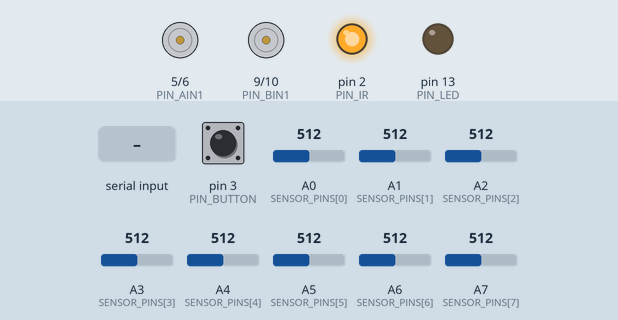
Simulated run of this sketch. Board: Arduino Nano, built with avr-gcc and run on an emulated ATmega328P. Parts: motor-driver pin pairs drawn as motors (green arrow = first pin HIGH = forward, orange = second pin HIGH = backward, longer = more drive), output pins drawn as LEDs (lit = HIGH). Dashed ring = blinking. The inputs (shaded band) are chosen by the test bench; at power-on: pin 3 (PIN_BUTTON) LOW, A1 (SENSOR_PINS[1]) = 512, A3 (SENSOR_PINS[3]) = 512, A0 (SENSOR_PINS[0]) = 512, A2 (SENSOR_PINS[2]) = 512, A4 (SENSOR_PINS[4]) = 512, A5 (SENSOR_PINS[5]) = 512, A6 (SENSOR_PINS[6]) = 512, A7 (SENSOR_PINS[7]) = 512. Pins used as bus, display or sensor lines are not drawn.

Above: at 1.3 s.
1.4 s: "c\n" received over the second serial link
At 1.55 s:
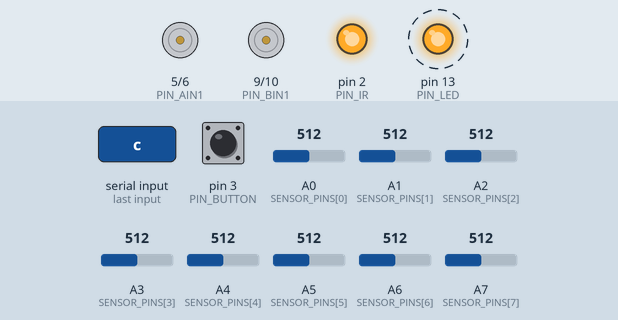
4.4 s: pin 3 (PIN_BUTTON) pulled HIGH for 3.2 s
At 7.4 s:
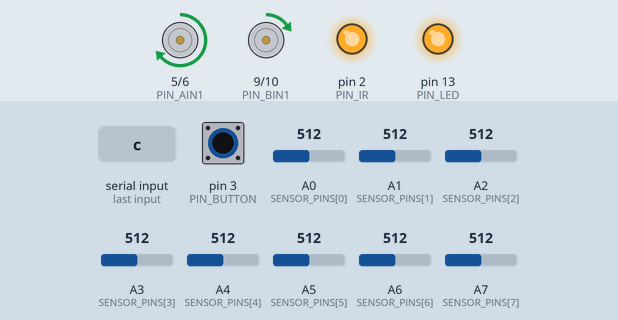
9.1 s: A1 (SENSOR_PINS[1]) set to 530
10.6 s: A1 (SENSOR_PINS[1]) set to 554
At 11.5 s:
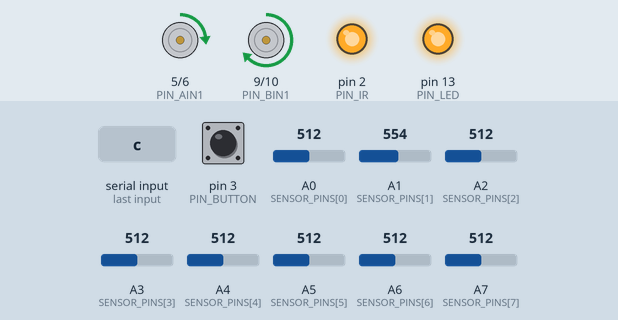
12.1 s: A3 (SENSOR_PINS[3]) set to 716
At 12.5 s:
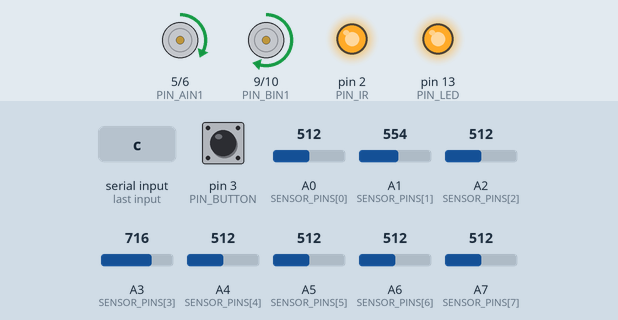
Timing chart, 0 to 14.6 s (numbered marks = the images above; inputs shaded):
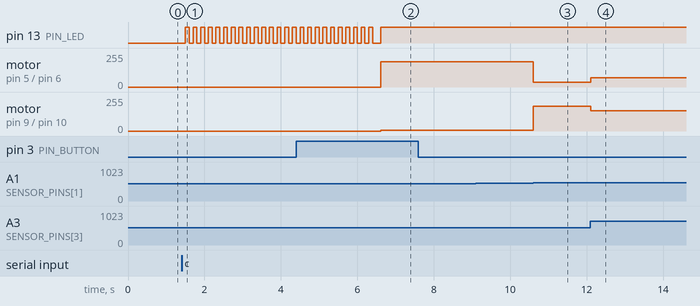

The sketch:

line_follower_pid.ino
```cpp
// =====================================================================
//  PID line follower - DFRduino Nano + DRV8833 + HY-S301 + HC-08
//  - Hardware interrupt on D3 stops the robot instantly
//  - Crossovers (most sensors black) are driven straight through
//  - Read sensors, tune Kp/Ki/Kd/base speed and start/stop over Bluetooth
// =====================================================================
#include <SoftwareSerial.h>

// ---------------- Pins ----------------
const int SENSOR_PINS[8] = {A0, A1, A2, A3, A4, A5, A6, A7}; // A0 = leftmost
const int PIN_IR     = 2;    // HY-S301 IR: HIGH = IR emitters on
const int PIN_BUTTON = 3;    // button to VCC, external 10k pull-down, INT1 (pressed = HIGH)
const int PIN_AIN1 = 5, PIN_AIN2 = 6;    // left motor
const int PIN_SLEEP = 8;                 // DRV8833 nSLEEP
const int PIN_BIN1 = 9, PIN_BIN2 = 10;   // right motor
const int PIN_LED  = 13;                 // built-in LED = status

SoftwareSerial bt(12, 11);   // RX D12 <- HC-08 TXD, TX D11 -> HC-08 RXD (via divider)

// ---------------- Settings ----------------
const bool BLACK_IS_HIGH         = true;   // false if black gives LOW raw values
const bool SENSOR_ORDER_REVERSED = false;  // true if A0 is the RIGHTmost sensor
const bool LEFT_MOTOR_REVERSED   = false;
const bool RIGHT_MOTOR_REVERSED  = false;

const int   MAX_PWM       = 190;   // 190/255 * 8.4 V = ~6.3 V -> protects 6 V motors
const int   LOOP_MS       = 5;     // control loop period (200 Hz)
const float DT            = LOOP_MS / 1000.0;
const int   BLACK_LEVEL   = 500;   // normalized 0..1000, above = "sees black"
const int   CROSS_COUNT   = 6;     // this many sensors black = crossover
const int   CROSS_HOLD_MS = 60;    // keep driving straight this long after crossover
const float I_MAX         = 60;    // anti-windup: max PWM the I-term may add

int   baseSpeed = 110;
float Kp = 0.03;    // start value: full error (3500) -> ~105 PWM correction
float Ki = 0.0;     // add after Kp is tuned (only if there is a constant offset)
float Kd = 0.0;     // damping: start around 0.1-0.5, uses change in error per loop

// ---------------- State ----------------
volatile bool running = false;
volatile bool stopArmed = false;   // true once the button is stably released while running
volatile unsigned long stopTime = 0;

int  minV[8], maxV[8];     // calibration (defaults to full range until 'c' is sent)
int  blackCount = 0;
long lastPosition = 3500;
float iTerm = 0;
long  lastError = 0;
bool  resetD = true;       // true = skip D once (after start or crossover, avoids a kick)
unsigned long lastCrossSeen = 0;
bool wasRunning = false;

// ---------------- Motors ----------------
void setMotor(int in1, int in2, int speed, bool reversed) {
  speed = constrain(speed, -MAX_PWM, MAX_PWM);
  if (reversed) speed = -speed;
  if (speed >= 0) { analogWrite(in1, speed); digitalWrite(in2, LOW); }
  else            { digitalWrite(in1, LOW);  analogWrite(in2, -speed); }
}

void setMotors(int left, int right) {
  setMotor(PIN_AIN1, PIN_AIN2, left,  LEFT_MOTOR_REVERSED);
  setMotor(PIN_BIN1, PIN_BIN2, right, RIGHT_MOTOR_REVERSED);
}

void stopMotors() {
  digitalWrite(PIN_AIN1, LOW); digitalWrite(PIN_AIN2, LOW);
  digitalWrite(PIN_BIN1, LOW); digitalWrite(PIN_BIN2, LOW);
}

// ---------------- Stop interrupt ----------------
// Only STOPS (a bounce or glitch can never start the robot).
// Starting is done in loop() with a debounced press, or with 's'.
// stopArmed blocks the bounce edges when releasing the button that just
// started the robot (they are RISING edges too and would stop it again).
void onButtonISR() {
  if (running && stopArmed) {
    running = false;
    stopArmed = false;
    stopMotors();
    stopTime = millis();
  }
}

bool buttonPressedDebounced() {
  static bool lastRaw = false, stable = false;
  static unsigned long changedAt = 0;
  bool raw = (digitalRead(PIN_BUTTON) == HIGH);   // pull-down: pressed = HIGH
  if (raw != lastRaw) { lastRaw = raw; changedAt = millis(); }
  if (millis() - changedAt > 30) stable = raw;
  return stable;
}

// ---------------- Sensors ----------------
// Reads all 8 sensors. Result: high = BLACK (0..1023).
void readSensors(int out[8]) {
  for (int i = 0; i < 8; i++) {
    int raw = analogRead(SENSOR_PINS[i]);
    out[i] = BLACK_IS_HIGH ? raw : 1023 - raw;
  }
}

void resetCalibration() {
  for (int i = 0; i < 8; i++) { minV[i] = 0; maxV[i] = 1023; }
}

void calibrate() {
  for (int i = 0; i < 8; i++) { minV[i] = 1023; maxV[i] = 0; }
  bt.println(F("Calibrating 5 s: slide the sensor over line and background"));
  unsigned long start = millis();
  int s[8];
  while (millis() - start < 5000) {
    readSensors(s);
    for (int i = 0; i < 8; i++) {
      if (s[i] < minV[i]) minV[i] = s[i];
      if (s[i] > maxV[i]) maxV[i] = s[i];
    }
    digitalWrite(PIN_LED, (millis() / 100) % 2);   // fast blink
  }
  digitalWrite(PIN_LED, LOW);
  bt.print(F("Calibration done. min/max per sensor: "));
  for (int i = 0; i < 8; i++) {
    bt.print(minV[i]); bt.print('/'); bt.print(maxV[i]); bt.print(' ');
  }
  bt.println();
}

// Returns 0 (line under leftmost sensor) .. 7000 (rightmost), 3500 = centre
long readPosition() {
  long weighted = 0, sum = 0;
  blackCount = 0;
  int s[8];
  readSensors(s);

  for (int i = 0; i < 8; i++) {
    int idx = SENSOR_ORDER_REVERSED ? 7 - i : i;
    int range = maxV[i] - minV[i];
    if (range < 50) range = 50;                       // avoid divide-by-tiny
    long v = (long)(s[i] - minV[i]) * 1000L / range;
    v = constrain(v, 0, 1000);

    if (v > BLACK_LEVEL) blackCount++;
    if (v > 100) {                                    // ignore background noise
      weighted += v * (idx * 1000L);
      sum += v;
    }
  }

  if (blackCount == 0) {
    // Line lost: steer hard toward the side we last saw it
    return (lastPosition < 3500) ? 0 : 7000;
  }
  lastPosition = weighted / sum;
  return lastPosition;
}

// ---------------- Bluetooth commands ----------------
// Commands (end with newline):
//   r       print the 8 sensor values (0 = white .. 1023 = black)
//   c       calibrate (5 s, slide sensor over line and background)
//   p0.04   set Kp
//   i0.05   set Ki
//   d0.3    set Kd
//   b120    set base speed (0..MAX_PWM)
//   s       start / stop
//   ?       show settings and command list
void printSettings() {
  bt.print(running ? F("RUNNING ") : F("STOPPED "));
  bt.print(F("Kp=")); bt.print(Kp, 4);
  bt.print(F(" Ki=")); bt.print(Ki, 4);
  bt.print(F(" Kd=")); bt.print(Kd, 4);
  bt.print(F(" base=")); bt.println(baseSpeed);
}

void printHelp() {
  bt.println(F("Commands: r c p<Kp> i<Ki> d<Kd> b<base> s ?"));
}

void runCommand(char *cmd) {
  float val = atof(cmd + 1);
  char letter = tolower(cmd[0]);   // accept R as well as r (phone auto-capitalize)
  switch (letter) {
    case 'p': Kp = val; break;
    case 'i': Ki = val; iTerm = 0; break;
    case 'd': Kd = val; resetD = true; break;
    case 'b': baseSpeed = constrain((int)val, 0, MAX_PWM); break;
    case 's':
      noInterrupts();
      if (running) { running = false; stopArmed = false; stopMotors(); stopTime = millis(); }
      else running = true;   // stopArmed is set by loop() once the button reads released
      interrupts();
      break;
    case 'r': {
      int v[8]; readSensors(v);
      for (int k = 0; k < 8; k++) { bt.print(v[k]); bt.print(' '); }
      bt.println();
      return;
    }
    case 'c':
      if (running) { bt.println(F("Stop the robot first (s)")); return; }
      calibrate();
      return;
    case '?': printSettings(); printHelp(); return;
    default:
      bt.print(F("Unknown command: '")); bt.print(cmd);
      bt.print(F("' (first byte code ")); bt.print((int)(byte)cmd[0]); bt.println(')');
      printHelp();
      return;
  }
  printSettings();
}

// A command ends at a newline, OR when nothing new arrives for 50 ms
// (so apps that don't send a newline, like BLE Scanner, also work).
void handleBluetooth() {
  static char buf[16];
  static byte len = 0;
  static unsigned long lastCharAt = 0;
  while (bt.available()) {
    char c = bt.read();
    lastCharAt = millis();
    if (c == '\n' || c == '\r') {
      if (len > 0) { buf[len] = '\0'; runCommand(buf); len = 0; }
    } else if (c != ' ' && len < sizeof(buf) - 1) {
      buf[len++] = c;
    }
  }
  if (len > 0 && millis() - lastCharAt > 50) {
    buf[len] = '\0'; runCommand(buf); len = 0;
  }
}

// ---------------- Setup ----------------
void setup() {
  pinMode(PIN_AIN1, OUTPUT); pinMode(PIN_AIN2, OUTPUT);
  pinMode(PIN_BIN1, OUTPUT); pinMode(PIN_BIN2, OUTPUT);
  pinMode(PIN_SLEEP, OUTPUT); digitalWrite(PIN_SLEEP, HIGH);   // wake DRV8833
  pinMode(PIN_IR, OUTPUT);    digitalWrite(PIN_IR, HIGH);      // IR emitters on (not floating)
  pinMode(PIN_LED, OUTPUT);
  pinMode(PIN_BUTTON, INPUT);          // external 10k pull-down, no internal pull-up
  stopMotors();
  resetCalibration();

  bt.begin(9600);
  bt.println(F("Line follower ready."));
  printSettings();
  printHelp();

  attachInterrupt(digitalPinToInterrupt(PIN_BUTTON), onButtonISR, RISING);
}

// ---------------- Main loop ----------------
void loop() {
  handleBluetooth();

  static unsigned long lastLoop = 0;
  unsigned long now = millis();
  if (now - lastLoop < LOOP_MS) return;
  lastLoop = now;

  // --- Start via button (stop is handled by the interrupt) ---
  static bool prevPressed = false;
  bool pressed = buttonPressedDebounced();
  noInterrupts();
  unsigned long sinceStop = now - stopTime;
  interrupts();
  if (pressed && !prevPressed && !running && sinceStop > 300) {
    noInterrupts();
    running = true;
    stopArmed = false;                 // wait until the button is released
    interrupts();
  }
  prevPressed = pressed;
  if (running && !pressed) stopArmed = true;   // button stably released -> next press stops

  // --- Run state transitions ---
  if (!running) {
    if (wasRunning) { stopMotors(); digitalWrite(PIN_LED, LOW); }
    wasRunning = false;
    return;
  }
  if (!wasRunning) {           // just started
    iTerm = 0;
    resetD = true;
    lastPosition = 3500;
    digitalWrite(PIN_LED, HIGH);
  }
  wasRunning = true;

  // --- Sensors ---
  long position = readPosition();
  int left, right;

  if (blackCount >= CROSS_COUNT) lastCrossSeen = now;

  if (now - lastCrossSeen < CROSS_HOLD_MS) {
    // Crossover: ignore the sensors, drive straight, freeze I and D
    left = right = baseSpeed;
    resetD = true;
  } else {
    // --- PID control ---
    long error = position - 3500;             // + = line is to the right

    iTerm += Ki * error * DT;
    iTerm = constrain(iTerm, -I_MAX, I_MAX);  // anti-windup

    // D: change in error since the previous loop (per 5 ms loop, so Kd stays a
    // practical number like 0.1-1.0). Skipped once after start/crossover.
    if (resetD) { lastError = error; resetD = false; }
    float dTerm = Kd * (error - lastError);
    lastError = error;

    float correction = Kp * error + iTerm + dTerm;

    left  = baseSpeed + (int)correction;
    right = baseSpeed - (int)correction;
  }

  if (running) setMotors(left, right);  // re-check: ISR may have fired meanwhile
}
```

Measured:
- the behaviour switches between 537 and 538 on A1 (SENSOR_PINS[1]) (found by bisection; images 2 and 3)
- after the input at 1.4 s, pin 13 (PIN_LED): alternates HIGH for 0.10 s and LOW for 0.10 s, starting after 0.10 s
- after the input at 4.4 s, motor on pin 5 (PIN_AIN1) / pin 6 (PIN_AIN2): stopped → forward 190/255 after 2.2 s; motor on pin 9 (PIN_BIN1) / pin 10 (PIN_BIN2): stopped → forward 5/255 after 2.2 s
- after the input at 9.1 s, every drawn part: stays the same
- after the input at 10.6 s, motor on pin 5 (PIN_AIN1) / pin 6 (PIN_AIN2): forward 190/255 → forward 35/255 at once; motor on pin 9 (PIN_BIN1) / pin 10 (PIN_BIN2): forward 5/255 → forward 185/255 at once
- after the input at 12.1 s, motor on pin 5 (PIN_AIN1) / pin 6 (PIN_AIN2): forward 35/255 → forward 68/255 at once; motor on pin 9 (PIN_BIN1) / pin 10 (PIN_BIN2): forward 185/255 → forward 152/255 at once
